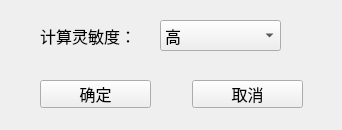
<?xml version="1.0" encoding="UTF-8"?>
<ui version="4.0">
 <class>FormSPO2</class>
 <widget class="QWidget" name="FormSPO2">
  <property name="geometry">
   <rect>
    <x>0</x>
    <y>0</y>
    <width>342</width>
    <height>130</height>
   </rect>
  </property>
  <property name="windowTitle">
   <string>血氧参数设置</string>
  </property>
  <widget class="QPushButton" name="cancelButton">
   <property name="geometry">
    <rect>
     <x>192</x>
     <y>80</y>
     <width>111</width>
     <height>28</height>
    </rect>
   </property>
   <property name="font">
    <font>
     <family>黑体</family>
     <pointsize>12</pointsize>
    </font>
   </property>
   <property name="text">
    <string>取消</string>
   </property>
  </widget>
  <widget class="QLabel" name="label">
   <property name="geometry">
    <rect>
     <x>40</x>
     <y>20</y>
     <width>111</width>
     <height>31</height>
    </rect>
   </property>
   <property name="font">
    <font>
     <family>黑体</family>
     <pointsize>12</pointsize>
    </font>
   </property>
   <property name="text">
    <string>计算灵敏度：</string>
   </property>
  </widget>
  <widget class="QPushButton" name="okButton">
   <property name="geometry">
    <rect>
     <x>40</x>
     <y>80</y>
     <width>111</width>
     <height>28</height>
    </rect>
   </property>
   <property name="font">
    <font>
     <family>黑体</family>
     <pointsize>12</pointsize>
    </font>
   </property>
   <property name="text">
    <string>确定</string>
   </property>
  </widget>
  <widget class="QComboBox" name="sensComboBox">
   <property name="geometry">
    <rect>
     <x>160</x>
     <y>20</y>
     <width>121</width>
     <height>31</height>
    </rect>
   </property>
   <property name="font">
    <font>
     <family>黑体</family>
     <pointsize>12</pointsize>
    </font>
   </property>
   <item>
    <property name="text">
     <string>高</string>
    </property>
   </item>
   <item>
    <property name="text">
     <string>中</string>
    </property>
   </item>
   <item>
    <property name="text">
     <string>低</string>
    </property>
   </item>
  </widget>
 </widget>
 <resources/>
 <connections/>
</ui>
